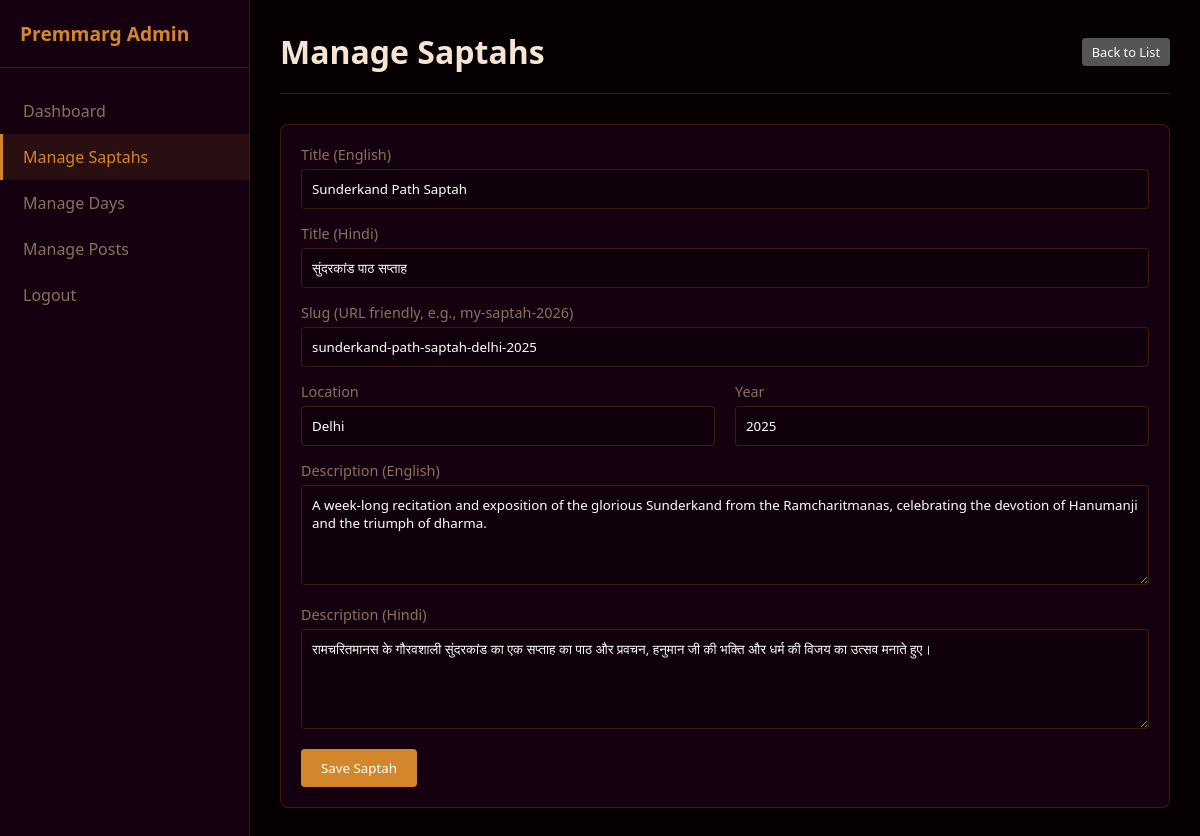
The app's page /admin/saptahs.php?action=edit&id=2 (signed in) with its own data.
### tables this page shows
CREATE TABLE IF NOT EXISTS saptah (
    id INT AUTO_INCREMENT PRIMARY KEY,
    title VARCHAR(255) NOT NULL,
    title_hi VARCHAR(255) DEFAULT NULL,
    slug VARCHAR(255) NOT NULL UNIQUE,
    location VARCHAR(255) DEFAULT NULL,
    year INT DEFAULT NULL,
    description TEXT DEFAULT NULL,
    description_hi TEXT DEFAULT NULL,
    image_url VARCHAR(500) DEFAULT NULL,
    created_at TIMESTAMP DEFAULT CURRENT_TIMESTAMP
);

### admin/saptahs.php (the view, shortened to what this page needs)
<?php
require_once 'header.php';
$action = $_GET['action'] ?? 'list';
$id = $_GET['id'] ?? 0;
?>
<div class="header">
    <h1>Manage Saptahs</h1>
    <?php if($action == 'list'): ?>
        <a href="?action=edit" class="btn">Add New Saptah</a>
    <?php else: ?>
        <a href="saptahs.php" class="btn btn-sm" style="background:#555">Back to List</a>
    <?php endif; ?>
</div>
<?php if ($action == 'list'): ?>
<div class="card">
    <table>
        <tr><th>ID</th><th>Title</th><th>Title (Hi)</th><th>Year</th><th>Location</th><th>Actions</th></tr>
        <?php
        $stmt = $pdo->query('SELECT * FROM saptah ORDER BY year DESC, id DESC');
        while ($row = $stmt->fetch()):
        ?>
        <tr>
            <td><?= $row['id'] ?></td>
            <td><?= htmlspecialchars($row['title']) ?></td>
            <td><?= htmlspecialchars($row['title_hi']) ?></td>
            <td><?= htmlspecialchars($row['year']) ?></td>
            <td><?= htmlspecialchars($row['location']) ?></td>
            <td>
                <a href="?action=edit&id=<?= $row['id'] ?>" class="btn btn-sm">Edit</a>
                <a href="?action=delete&id=<?= $row['id'] ?>" class="btn btn-sm btn-danger" onclick="return confirm('Delete this Saptah and all its days/posts?')">Delete</a>
            </td>
        </tr>
        <?php endwhile; ?>
    </table>
</div>
<?php elseif ($action == 'edit'):
    $saptah = ['title'=>'', 'title_hi'=>'', 'slug'=>'', 'location'=>'', 'year'=>date('Y'), 'description'=>'', 'description_hi'=>''];
    if ($id) {
        $stmt = $pdo->prepare('SELECT * FROM saptah WHERE id=?');
        $stmt->execute([$id]);
        $saptah = $stmt->fetch() ?: $saptah;
    }
?>
<div class="card">
    <form method="post">
        <div class="form-group">
            <label>Title (English)</label>
            <input type="text" name="title" value="<?= htmlspecialchars($saptah['title']) ?>" required>
        </div>
        <div class="form-group">
            <label>Title (Hindi)</label>
            <input type="text" name="title_hi" value="<?= htmlspecialchars($saptah['title_hi']) ?>" required>
        </div>
        <div class="form-group">
            <label>Slug (URL friendly, e.g., my-saptah-2026)</label>
            <input type="text" name="slug" value="<?= htmlspecialchars($saptah['slug']) ?>" required>
        </div>
        <div style="display:flex; gap:20px">
            <div class="form-group" style="flex:1">
                <label>Location</label>
                <input type="text" name="location" value="<?= htmlspecialchars($saptah['location']) ?>">
            </div>
            <div class="form-group" style="flex:1">
                <label>Year</label>
                <input type="number" name="year" value="<?= htmlspecialchars($saptah['year']) ?>">
            </div>
        </div>
        <div class="form-group">
            <label>Description (English)</label>
            <textarea name="description"><?= htmlspecialchars($saptah['description']) ?></textarea>
        </div>
        <div class="form-group">
            <label>Description (Hindi)</label>
            <textarea name="description_hi"><?= htmlspecialchars($saptah['description_hi']) ?></textarea>
        </div>
        <button type="submit" class="btn">Save Saptah</button>
    </form>
</div>
<?php endif; ?>
<?php require_once 'footer.php'; ?>

### admin/admin_style.css (style rules this page uses)
:root { --primary: #d4872a; --primary-dark: #a86218; --bg-dark: #060003; --bg-card: #150010; --text-main: #f5e6d3; --text-muted: #8a7060; --border: rgba(212,135,42,0.2); --error: #e53e3e; --success: #38a169; }
* { box-sizing: border-box; margin: 0; padding: 0; font-family: 'Segoe UI', Tahoma, Geneva, Verdana, sans-serif; }
body { background: var(--bg-dark); color: var(--text-main); }
a { color: var(--primary); text-decoration: none; }
.header { display: flex; justify-content: space-between; align-items: center; margin-bottom: 30px; padding-bottom: 20px; border-bottom: 1px solid var(--border); }
.card { background: var(--bg-card); border: 1px solid var(--border); border-radius: 8px; padding: 20px; margin-bottom: 20px; }
.form-group { margin-bottom: 15px; }
label { display: block; margin-bottom: 5px; color: var(--text-muted); font-size: 0.9rem; }
input[type="text"], input[type="password"], input[type="number"], select, textarea { width: 100%; padding: 10px; border: 1px solid var(--border); background: rgba(0,0,0,0.2); color: #fff; border-radius: 4px; }
textarea { resize: vertical; min-height: 100px; }
.btn { display: inline-block; padding: 10px 20px; background: var(--primary); color: #fff; border: none; border-radius: 4px; cursor: pointer; text-align: center; }
.btn-sm { padding: 5px 10px; font-size: 0.8rem; }

### records on screen
saptah: title "Sunderkand Path Saptah", title_hi "सुंदरकांड पाठ सप्ताह", slug "sunderkand-path-saptah-delhi-2025", location "Delhi", year "2025", description "A week-long recitation and exposition of the glorious Sunderkand from the Ramcharitmanas, celebrating the devotion of Hanumanji and the triumph of dharma.", description_hi "रामचरितमानस के गौरवशाली सुंदरकांड का एक सप्ताह का पाठ और प्रवचन, हनुमान जी की भक्ति और धर्म की विजय का उत्सव मनाते हुए।"
